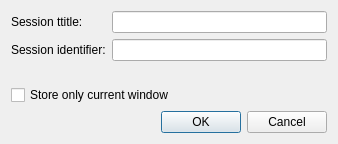
<?xml version="1.0" encoding="UTF-8"?>
<ui version="4.0">
 <class>Otter::SaveSessionDialog</class>
 <widget class="QDialog" name="Otter::SaveSessionDialog">
  <property name="geometry">
   <rect>
    <x>0</x>
    <y>0</y>
    <width>338</width>
    <height>144</height>
   </rect>
  </property>
  <property name="windowTitle">
   <string>Save Session</string>
  </property>
  <layout class="QVBoxLayout" name="verticalLayout">
   <item>
    <layout class="QFormLayout" name="formLayout">
     <item row="0" column="0">
      <widget class="QLabel" name="titleLabel">
       <property name="text">
        <string>Session ttitle:</string>
       </property>
       <property name="buddy">
        <cstring>titleLineEdit</cstring>
       </property>
      </widget>
     </item>
     <item row="1" column="0">
      <widget class="QLabel" name="identifierLabel">
       <property name="text">
        <string>Session identifier:</string>
       </property>
       <property name="buddy">
        <cstring>identifierLineEdit</cstring>
       </property>
      </widget>
     </item>
     <item row="0" column="1">
      <widget class="QLineEdit" name="titleLineEdit"/>
     </item>
     <item row="1" column="1">
      <widget class="QLineEdit" name="identifierLineEdit"/>
     </item>
    </layout>
   </item>
   <item>
    <widget class="QCheckBox" name="onlyCurrentWindowCheckBox">
     <property name="text">
      <string>Store only current window</string>
     </property>
    </widget>
   </item>
   <item>
    <widget class="QDialogButtonBox" name="buttonBox">
     <property name="standardButtons">
      <set>QDialogButtonBox::Cancel|QDialogButtonBox::Ok</set>
     </property>
    </widget>
   </item>
  </layout>
 </widget>
 <resources/>
 <connections/>
</ui>
